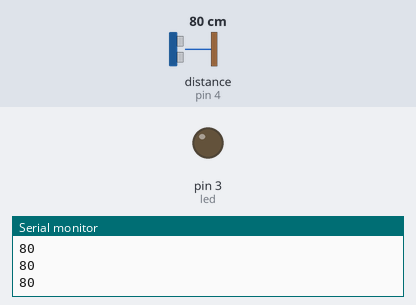
Simulated run of this sketch. Board: Arduino Uno, built with avr-gcc and run on an emulated ATmega328P. On the bench: output pins drawn as LEDs (lit = HIGH), the last lines printed to the serial monitor. Wiring (inferred from the names in the program): ultrasonic range finder: trigger pin 5; echo pin 4. Dashed ring = blinking. Inputs (shaded band) come from the test bench; at power-on: distance to the obstacle (sensor on pin 4) 80 cm. The echo pulse lasts 58.3 µs per cm; pins used as bus, display or sensor lines are not drawn.

Above: at 1.3 s.
1.4 s: distance to the obstacle (sensor on pin 4) set to 22 cm
3.2 s: distance to the obstacle (sensor on pin 4) set to 18 cm
At 4.12 s:
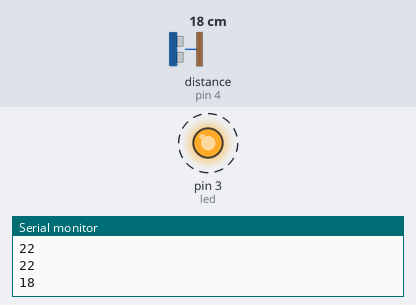
6.2 s: distance to the obstacle (sensor on pin 4) set to 35 cm
At 6.8 s:
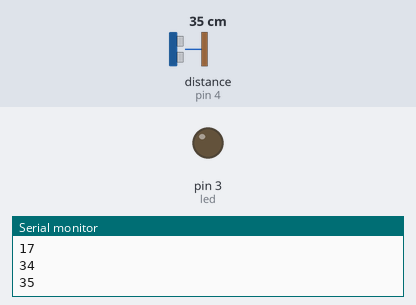
7.7 s: distance to the obstacle (sensor on pin 4) set to 17 cm
At 8.33 s:
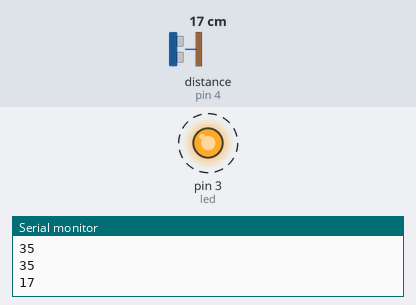
Timing chart, 0 to 11.7 s (numbered marks = the images above; inputs shaded):
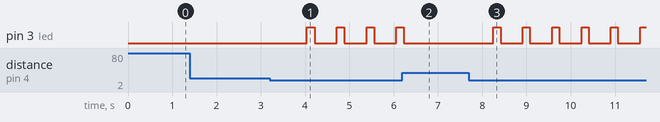

The sketch:

HCSR04.ino
```cpp
int led = 3;
int echo = 4;
int trig = 5;
int distancia;
int duracion;

void setup() {
  // put your setup code here, to run once:
  pinMode(led, OUTPUT);
  pinMode(trig, OUTPUT);
  pinMode(echo, INPUT);
  Serial.begin(9600);
}

void loop() {
  // put your main code here, to run repeatedly:
  digitalWrite(trig, HIGH);
  delay(1);
  digitalWrite(trig, LOW);
  duracion = pulseIn(echo, HIGH);
  distancia = duracion / 58.2;
  Serial.println(distancia);
  delay(500);
  if(distancia <= 20 && distancia >=0){
    digitalWrite(led, HIGH);
    delay(distancia * 10);
    digitalWrite(led, LOW);
  }
}
```

Measured:
- the behaviour switches between 21 and 20 cm on distance to the obstacle (sensor on pin 4) (found by bisection; images 0 and 1)
- after the input at 3.2 s, pin 3 (led): alternates HIGH for 0.17 s and LOW for 0.50 s, starting after 0.83 s
- after the input at 6.2 s, pin 3 (led): goes on until 6.2 s, then stays LOW
- after the input at 7.7 s, pin 3 (led): alternates HIGH for 0.16 s and LOW for 0.50 s, starting after 0.55 s
